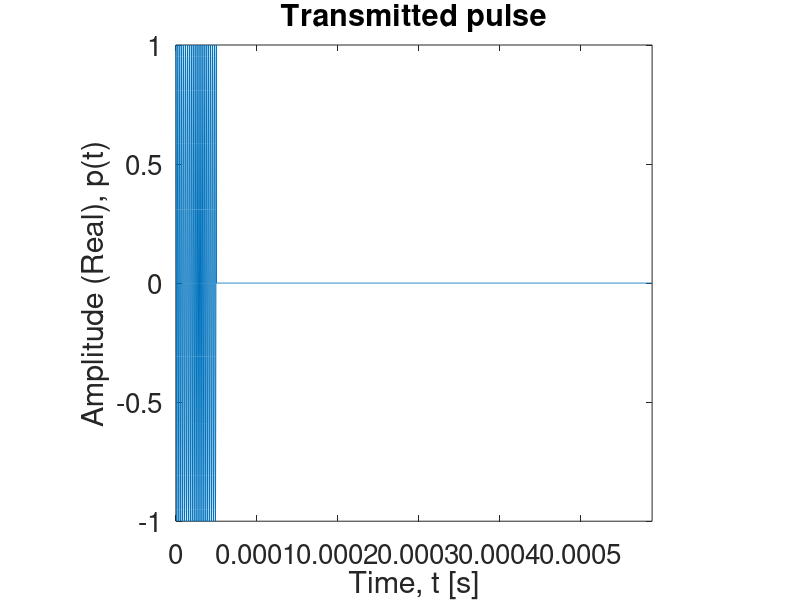
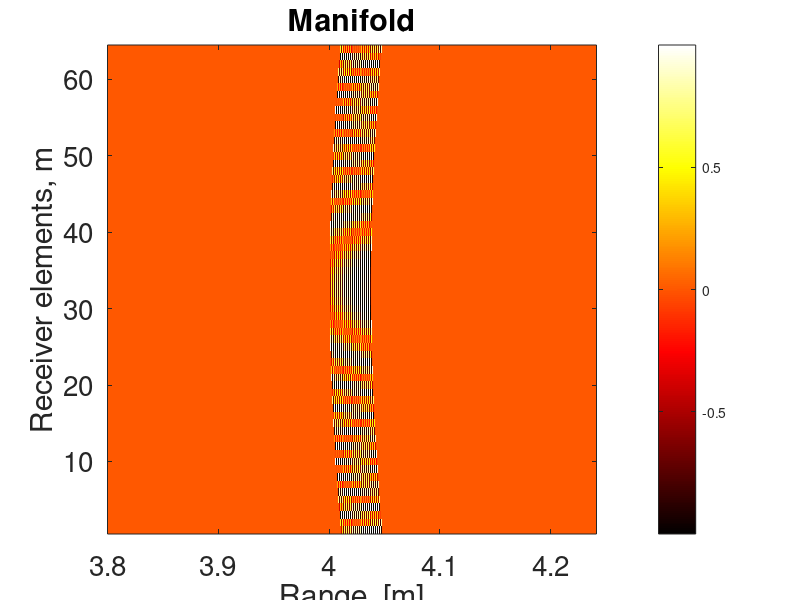

Reproduce these figures in MATLAB, in order.
%% MANIFOLD SIMULATION
% This code simulates the manifold obtained when the transmitter and
% receiver are co-located and a single ideal target is placed at some
% distance away from the transceiver.

%% OPTIONS
clear all
close all
clc

% Figure print parameters
szAxScale = 20;
szAxLabel = 20;

%% PULSE CONFIGURATION

c = 1500; % Propagation velocity in water
fc = 420e3; % Centre frequency
Tp = 50e-6; % Pulse width

lambda_c = c/fc;

%% TEMPORAL SAMPLING CONFIGURATION
fs = 20*fc; % Fast-time sampling rate
dt = 1/fs; % Fast-time sampling interval

%% RECEIVE-ARRAY CONFIGURATION

N = 64; % Number of elements in receive-array
d = 12.5e-3; % Element width
a = d; % Inter-element spacing
D = d*(N-1)+a; % Receive-array length (Synthetic aperture half-length)

du = D/N; % Element spacing (Synthetic aperture sampling interval)

%% RECEIVER BEAM PROPERTIES

rFarField = D.^2/(lambda_c); % Far field distance of receive array

%% RECEIVER POSITION VECTOR

xrx = 0.0; % Receiver array x-coordinate
yrx = (du*(-N/2:N/2-1)).'; % Receiver array y-coordinate position vector
zrx = 0; % Receiver array z-coordinate

rxCoords = [ones(N,1)*xrx yrx ones(N,1)*zrx];

%% TRANSMIT ELEMENT PROPERTIES

xtx = 0.0; % x-coordinate of the transmit element
ytx = 0.0; % y-coordinate of the transmit element
ztx = 0.1;  % z-coordinate of the transmit element

txCoord = [0, 0, ztx]; % Transmitter coordinate.

%% TARGET COORDINATES
% Target coordinates are specified in rectangular coordinates.

Rtarget = 4; % Line of sight range to target

ntargets = 1;
targets = [Rtarget, 0, 0];

%% IMAGING RANGE INTERVAL

Rmin = 0.95*Rtarget; % Minimum one-way range
Rmax = 1.05*Rtarget; % Maximum one-way range

Rc = Rtarget; % Mean range
R0 = (Rmax-Rmin)/2;

%% TEMPORAL SAMPLING VECTOR

Ts = 2*Rmin/c; % Fast-time sampling start time
Tf = 2*Rmax/c + Tp*1.1; % Fast-time sampling end time
n = 2*ceil((Tf - Ts)/(2*dt)); % Number of fast-time samples

df = 1/(n*dt);

t = Ts+dt*(0:n-1);
f = df*(-n/2:n/2-1);

%% THE TRANSMITTED PULSE

td = t-Ts;
pha = 2*pi*fc*td;
pt = exp(1j*pha).*(td>=0 & td <= Tp);

figure('name','Transmitted pulse')
plot(td, real(pt));
title('Transmitted pulse', 'fontsize', szAxLabel)
xlabel('Time, t [s]', 'fontsize', szAxLabel)
ylabel('Amplitude (Real), p(t)', 'fontsize', szAxLabel)
h_fig=get(gcf,'CurrentAxes');
set(h_fig, 'fontsize', szAxScale);
axis 'square'; axis tight;

%% THE RECEIVED SIGNAL

% 2D array to hold the signal received by each receiving element:
stu = zeros(N, n); 

for i = 1:N % For each receiver element...
    for j = 1:ntargets % ... for each target ...
        
        % Vector connecting target to transmitter:
        temp1.x = targets(j,1) - txCoord(1);
        temp1.y = targets(j,2) - txCoord(2);
        temp1.z = targets(j,3) - txCoord(3);        
        temp1.abs = (temp1.x^2 + temp1.y^2 + temp1.z^2).^0.5;
        
        % Vector connecting target to ith receiver:
        temp2.x = targets(j,1) - rxCoords(i,1);
        temp2.y = targets(j,2) - rxCoords(i,2);
        temp2.z = targets(j,3) - rxCoords(i,3);
        temp2.abs = (temp2.x^2 + temp2.y^2 + temp2.z^2).^0.5;
        
        % Two-way delay from transmitter to target to ith receiver:
        R = (temp1.abs + temp2.abs);
        tau = R/c;
        td = t - tau;
        
        % The phase contribution of nth target:
        pha = 2*pi*fc*td;
        
        % Received signal:
        stu(i,:) = stu(i,:) + (exp(1j*pha).*(td <= Tp & td >= 0));
    end;
end;

G = real(stu);
figure('name', 'Manifold')
colormap(hot(256));
imagesc(c*t/2, 1:N, G);
title('Manifold', 'fontsize', szAxLabel)
xlabel('Range, [m]', 'fontsize', szAxLabel)
ylabel('Receiver elements, m', 'fontsize', szAxLabel)
axis 'square'; axis 'xy'; colorbar
h_fig=get(gcf,'CurrentAxes');
set(h_fig, 'fontsize', szAxScale);

% figure('name', 'Received signal from reference element')
% plot(t,real(stu(Nelm/2+1,:)))
% title('Received signal from reference element', 'fontsize', szAxLabel2)
% xlabel('Time, t [s]', 'fontsize', szAxLabel1)
% ylabel('Amplitude (real), s_i(t)', 'fontsize', szAxLabel1)
% h_fig=get(gcf,'CurrentAxes');
% set(h_fig, 'fontsize', szAxScale);
% axis 'square'; axis tight;


%% WRITE MANIFOLD TO BINARY FILE

filePath = '.';
fileName = 'TwoWayManifold';
fileExt = 're';

arg = [filePath '/' fileName '.' fileExt];

fid = fopen(arg, 'w');
fwrite(fid, G, 'double');
fclose(fid);
